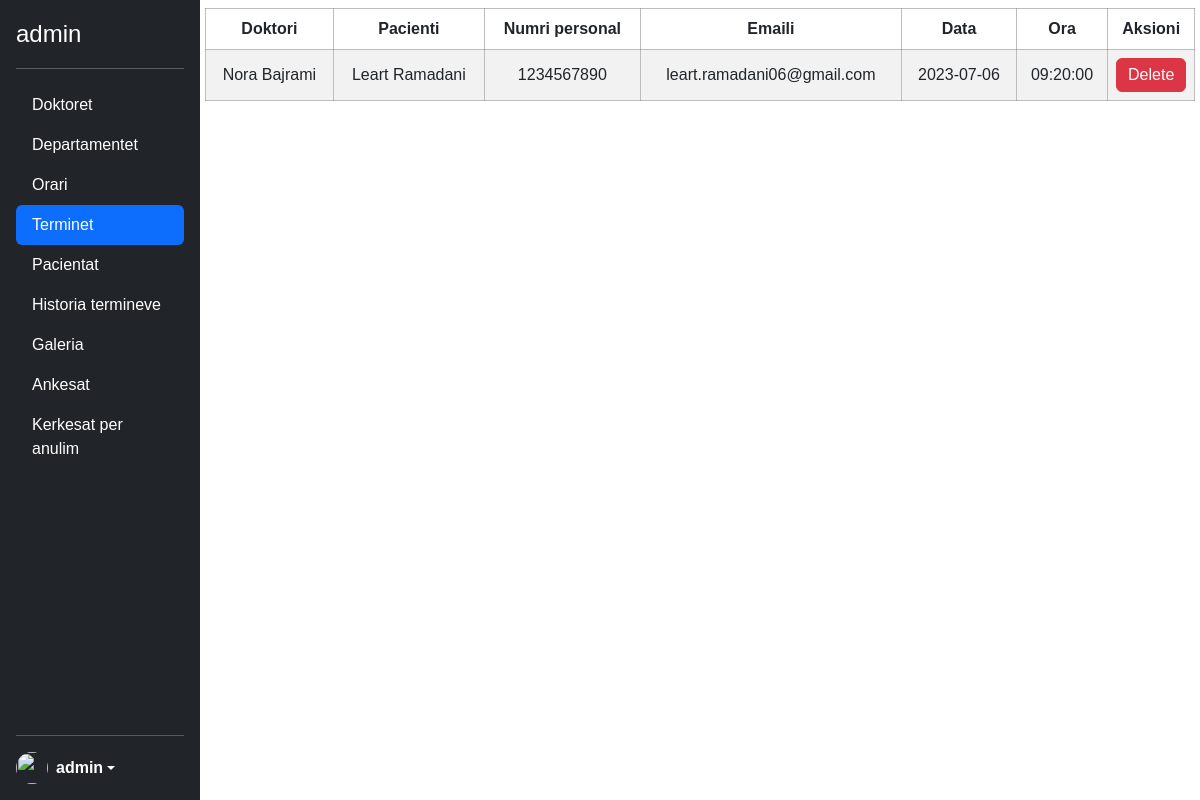
Screenshot of /admin/terminet.php (signed in) with the database file from the repository.
### tables this page shows
CREATE TABLE `terminet` (
  `id` int(11) NOT NULL,
  `doktori` varchar(100) NOT NULL,
  `emri_pacientit` varchar(100) NOT NULL,
  `mbiemri_pacientit` varchar(100) NOT NULL,
  `numri_personal` int(10) NOT NULL,
  `email_pacientit` varchar(100) NOT NULL,
  `data` date NOT NULL,
  `ora` time NOT NULL
);

### admin/terminet.php (the view, shortened to what this page needs)
<?php
include('../config.php');
?>
<?php include('header.php') ?>
</head>
<body>
    <div class="sideBlock">
        <button type="button" class="ham" id="ham_menu"><i class="fa-solid fa-bars"></i></button>
    </div>
    <div class="d-flex flex-column flex-shrink-0 p-3 text-white bg-dark sidebar">
        <p class="d-flex align-items-center mb-3 mb-md-0 me-md-auto text-white ">
            <span class="fs-4"><?php echo $_SESSION['admin'] ?></span>
        </p>
        <hr>
        <ul class="nav nav-pills flex-column mb-auto">
            <li class="nav-item"><a href="doktoret.php" class="nav-link text-white">Doktoret</a></li>
            <li><a href="departamentet.php" class="nav-link text-white">Departamentet</a></li>
            <li><a href="orari.php" class="nav-link text-white">Orari</a></li>
            <li><a href="terminet.php" class="nav-link text-white active" aria-current="page">Terminet</a></li>
            <li><a href="pacientat.php" class="nav-link text-white">Pacientat</a></li>
            <li><a href="historiaTerminit.php" class="nav-link text-white">Historia termineve</a></li>
            <li class="nav-item"><a href="galeria.php" class="nav-link text-white">Galeria</a></li>
            <li><a href="ankesat.php" class="nav-link text-white">Ankesat</a></li>
            <li><a href="kerkesatAnulimit.php" class="nav-link text-white">Kerkesat per anulim</a></li>
        </ul>
        <hr>
        <div class="dropdown">
            <a href="#" class="d-flex align-items-center text-white text-decoration-none dropdown-toggle" id="dropdownUser1" data-bs-toggle="dropdown" aria-expanded="false">
                <img src="https://w7.pngwing.com/pngs/200/420/png-transparent-user-profile-computer-icons-overview-rectangle-black-data-thumbnail.png" alt="" width="32" height="32" class="rounded-circle me-2">
                <strong><?php echo $_SESSION['admin'] ?></strong>
            </a>
        </div>
    </div>
    <?php
    $sql = "SELECT * FROM terminet";
    $stm = $con->prepare($sql);
    $stm->execute();
    $data = $stm->fetchAll();
    if (!$data) {
        $empty = 'empty';
    } else {
        $empty = '';
    }
    ?>
    <?php if ($empty == '') : ?>
        <main class="main mainRes">
            <table class="table table-striped text-center mt-2 table_patient">
                <thead>
                    <tr>
                        <th scope="col">Doktori</th>
                        <th scope="col">Pacienti</th>
                        <th scope="col">Numri personal</th>
                        <th scope="col">Emaili</th>
                        <th scope="col">Data</th>
                        <th scope="col">Ora</th>
                        <th scope="col">Aksioni</th>
                    </tr>
                </thead>
                <tbody>
                    <?php foreach ($data as $data) : ?>
                        <tr>
                            <td><?= $data['doktori'] ?></td>
                            <td><?= $data['emri_pacientit'] . ' ' . $data['mbiemri_pacientit'] ?></td>
                            <td><?= $data['numri_personal'] ?></td>
                            <td><?= $data['email_pacientit'] ?></td>
                            <td><?= $data['data'] ?></td>
                            <td><?= $data['ora'] ?> </td>
                            <td class="text-center">
                                <a class="text-decoration-none text-white" href="deleteTerminin.php?id=<?= $data['id'] ?>">
                                    <button class="btn btn-danger w-100 p-1 text-white rez">Delete</button>
                                </a>
                            </td>
                        </tr>
                    <?php endforeach; ?>
                </tbody>
            </table>
        <?php endif; ?>
    </main>
</body>
</html>

### css/main.css (style rules this page uses)
:root { --primary: #0D6EFD; --background: #081C15; --secondary: #40916C; --border: #74c69d; --focus: #95d5b2; --font-family: 'Roboto', sans-serif; --grey: #adb5bd; --darkGrey: #495057; }
* { font-family: Arial, Helvetica, sans-serif; }
body { overflow: auto !important; }
main { max-height: none !important; }
.main { display: flex; justify-content: center; width: calc(100% - 200px); margin-left: 200px; }
.sidebar { width: 200px !important; height: 100% !important; position: fixed; display: flex; flex-direction: column; z-index: 999; }
.table thead tr, .table tbody td { height: 30px !important; }
.table { width: 99% !important; }
.table thead tr th { border: 1px solid rgba(128, 128, 128, 0.521); }
.table tbody tr td { border: 1px solid rgba(128, 128, 128, 0.521); vertical-align: middle; }
.sideBlock { position: absolute; top: 10px; left: 5px; }

### rows the page displays
terminet: doktori "Nora Bajrami", emri_pacientit "Leart", mbiemri_pacientit "Ramadani", numri_personal "1234567890", email_pacientit "leart.ramadani06@gmail.com", data "2023-07-06", ora "09:20:00"

### other values shown
$_SESSION['admin'] "admin"
